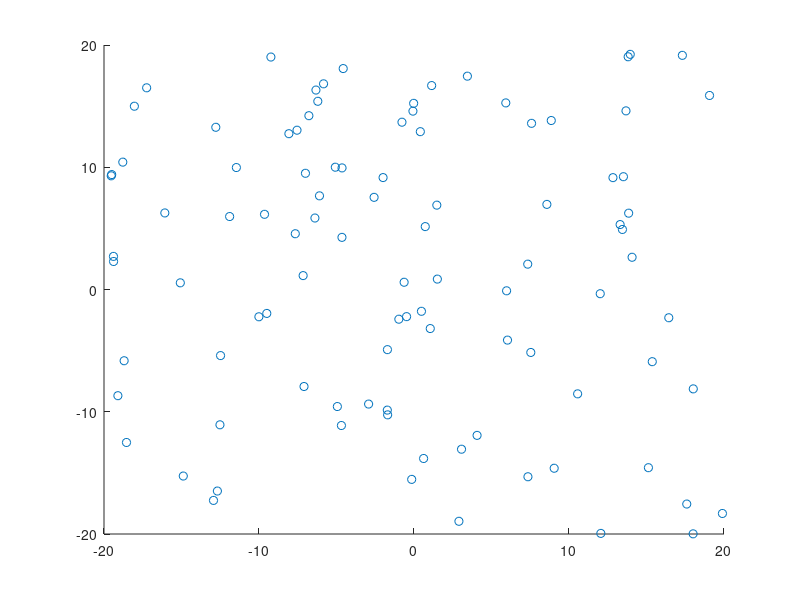

Here is the MATLAB script that generated this plot:
clear all;
clc;
close all;
xmin=-20;
xmax=20;
ymin=-20;
ymax=20;
xx=xmax-xmin;
yy=ymax-ymin;
lambda=0.00001;
pproc= poissrnd(lambda*5000*2000)
x=xx*rand(pproc,1)+xmin;
y=yy*rand(pproc,1)+ymin;
x
y
scatter(x,y)

%sinr calculation

a=[x,y]
u=[0,0];
r1=sqrt( (0-x).^2 + (0-y).^2 );

r=min(r1);

ir = r1(find(r1~=r));

alpha1=2;
alpha2=4;

rnew=r^-2;
irnew=ir.^(-2);

d=((sum(irnew)*10^(7.3))+10^20.4);
sinr=(( 10^7.3)*rnew)/d

rnew1=r^-4;
irnew1=ir.^(-4);

d1=((sum(irnew1)*10^(7.3))+10^20.4);
sinr1=((10^7.3)*rnew1)/d1;

snr=10^(-10.1);
%alha=4
k=1+((pi/2)-atan(1));
y=qfunc((lambda*pi*k)/sqrt(2/snr));

coverage1=(exp(((lambda*pi*k)^2)/(4/snr)))*y*(((pi^1.5)*lambda)/sqrt(1/snr));

%exponentialfading no noise ,alpha =4
cov=1/(1+k);
